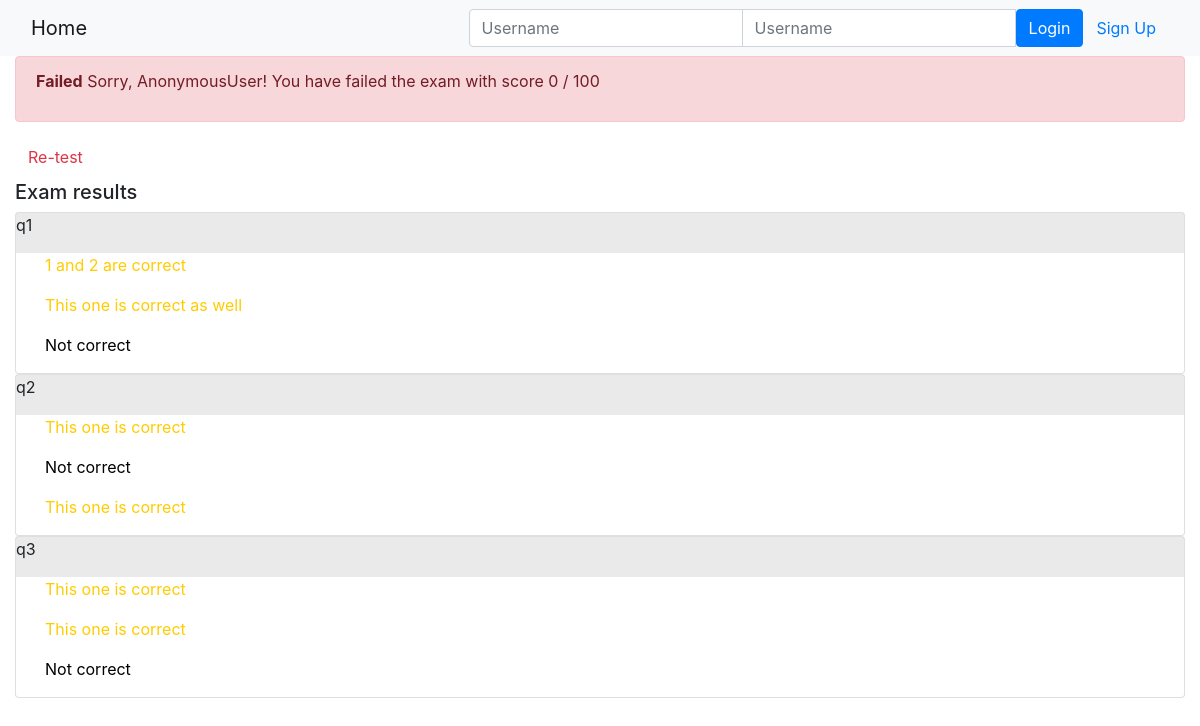
/onlinecourse/1/submission/1/result/, run on the app's committed database.
### onlinecourse/models.py (models this page shows)
class Question(models.Model):
    question_text = models.CharField(max_length=4000)
    grade = models.FloatField(default=0.0)
    lesson_id = models.ForeignKey(Course, on_delete=models.CASCADE)
    def is_get_score(self, selected_ids):
        all_answers = self.choice_set.filter(is_correct=True).count()
        selected_correct = self.choice_set.filter(is_correct=True, id__in=selected_ids).count()
        if all_answers == selected_correct:
            return True
        else:
            return False

class Choice(models.Model):
    choice_text = models.CharField(max_length=4000)
    is_correct = models.BooleanField(default=False)
    question_id = models.ForeignKey(Question, on_delete=models.CASCADE)

### onlinecourse/views.py (the view)
# urls.py: path('<int:course_id>/submission/<int:submission_id>/result/', views.show_exam_result , name='show_exam_result'),
def show_exam_result(request, course_id, submission_id):
    course_obj=get_object_or_404(Course, pk=course_id)
    submission_obj = get_object_or_404(Submission, pk=submission_id)
    selected_choices = submission_obj.choices.all()
    selected_ids = []
    selected_question_ids = set()
    final_grade = 100
    choice_structure = []
    all_question_exist = \
         Question.objects.filter(lesson_id=course_id,)
    print("Numresult" + str(all_question_exist.count()))
    for item in selected_choices:
        selected_ids.append(item.id)
        selected_question_ids.add(item.question_id.id)
    count = 0
    for item in all_question_exist:
        choice_structure.append([])
    for item in all_question_exist:
        print("Final Grade : " + str(final_grade))
        choices_exist = Choice.objects.filter(question_id=item.id,)
        choices_exist_ids = []
        grade = True
        selec_ids = []
        for curr_ch in selected_choices:
            print(curr_ch.question_id)
            print(item.id)
            if curr_ch.question_id.id == item.id:
                selec_ids.append(curr_ch.id)
        for curr_ch in choices_exist:
            if not (curr_ch in selected_choices)\
                and not curr_ch.is_correct:
                choice_structure[count].append(
                    ["black", curr_ch.choice_text])
            elif not (curr_ch in selected_choices):
                choice_structure[count].append(
                    ["rgb(255, 204, 0)", curr_ch.choice_text])
            elif (curr_ch in selected_choices)\
                and curr_ch.is_correct:
                choice_structure[count].append(
                    ["green", curr_ch.choice_text])
            else:
                choice_structure[count].append(
                    ["red", curr_ch.choice_text])
        print(selec_ids)
        grade = item.is_get_score(selec_ids)
        if (not grade):
            final_grade = final_grade - \
                    (100 / all_question_exist.count())
        print("Final Grade : " + str(final_grade))
        count += 1
    if (final_grade < 1):
        final_grade = 0
    print('choice_struct:')
    print(choice_structure)
    print(selected_choices)
    print("selected choices len:"+str(len(selected_choices)))
    print("all_question_ids:"+str(len(selected_question_ids)))
    print(str(final_grade))
    print("allquestions"+str(len(all_question_exist)))
    question_structure = []
    for item in range(len(all_question_exist)):
        question_structure.append([])
        question_structure[item] = [all_question_exist[item],
        choice_structure[item]]
    print(question_structure[0][0].question_text)
    context = {}
    context['course'] = course_obj
    context['selected_ids'] = selected_ids
    context['grade'] = round(final_grade, 2)
    context['questions'] = question_structure
    context['user'] = request.user
    return render(request, 'onlinecourse/exam_result_bootstrap.html',
     context)

### onlinecourse/templates/onlinecourse/exam_result_bootstrap.html (shortened to what this page needs)
<!DOCTYPE html>
<html lang="en">
<head>
    {% load static %}
    <link rel="stylesheet" href="https://maxcdn.bootstrapcdn.com/bootstrap/4.5.2/css/bootstrap.min.css">
</head>
<body>
    <nav class="navbar navbar-light bg-light">
        <div class="container-fluid">
            <div class="navbar-header">
                <a class="navbar-brand" href="{% url 'onlinecourse:index' %}">Home</a>
            </div>
            <ul class="nav navbar-nav navbar-right">
                {% if user.is_authenticated %}
                <li>
                    <a class="btn btn-link" href="#">{{ user.first_name }}({{ user.username }})</a>
                    <a class="btn btn-link" href="{% url 'onlinecourse:logout' %}">Logout</a>
                </li>
                {% else %}
                <li>
                    <form class="form-inline" action="{% url 'onlinecourse:login' %}" method="post">
                        <div class="input-group">
                            <input type="text" class="form-control" placeholder="Username" name="username">
                            <input type="password" class="form-control" placeholder="Username" name="psw">
                            <button class="btn btn-primary" type="submit">Login</button>
                            <a class="btn btn-link" href="{% url 'onlinecourse:registration' %}">Sign Up</a>
                        </div>
                    </form>
                </li>
                {% endif %}
            </ul>
        </div>
    </nav>
    <div class="container-fluid">
        {% if grade > 80 %}
        <div class="alert alert-success">
            <p><strong>Congratulations, {{user}}!</strong>
                You have passed the exam and completed the course with
                score {{ grade }} / 100
            </p>
        </div>
        {% else %}
        <div class="alert alert-danger">
            <p><strong>Failed</strong>
                Sorry, {{user}}!
                You have failed the exam with
                score {{ grade }} / 100
            </p>
        </div>
        <a class="btn btn-link text-danger" href="{% url 'onlinecourse:course_details' course.id %}">Re-test</a>
        {% endif %}
        <div class="card-columns-vertical mt-1">
            <h5 class="">Exam results</h5>
            {% for question in questions%}
            <div class="card">
                <div style = "background-color : rgba(214,214,214,0.5)">
                    <p>{{question.0.question_text}}</p>
                </div>
                <div class="container">
                    {% for choice in question.1 %}
                    <p style = "color: {{choice.0}};">{{choice.1}}</p>
                    {% endfor %}
                </div>
            </div>
            {% endfor %}
        </div>
    </div>
</body>
</html>

### data on the page
Question: question_text "q1"
Choice: choice_text "1 and 2 are correct"
Choice: choice_text "This one is correct as well"
Choice: choice_text "Not correct"
Question: question_text "q2"
Choice: choice_text "This one is correct"
Choice: choice_text "Not correct"
Choice: choice_text "This one is correct"
Question: question_text "q3"
Choice: choice_text "This one is correct"
Choice: choice_text "This one is correct"
Choice: choice_text "Not correct"

### other printed values
{{ user }} "AnonymousUser"
{{ grade }} "0"
